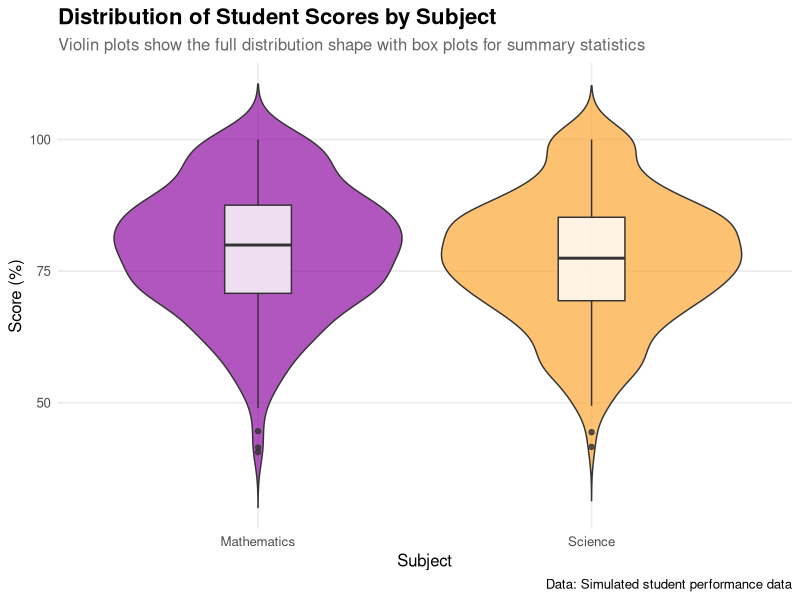
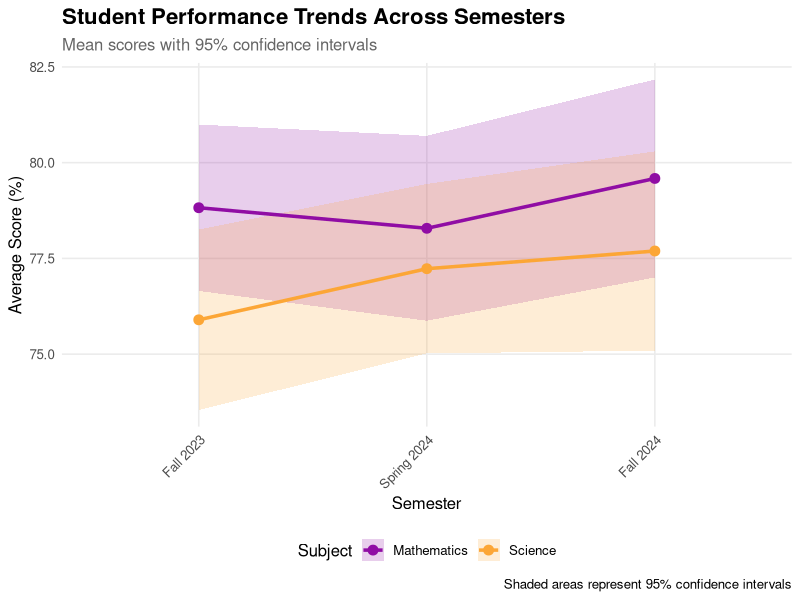
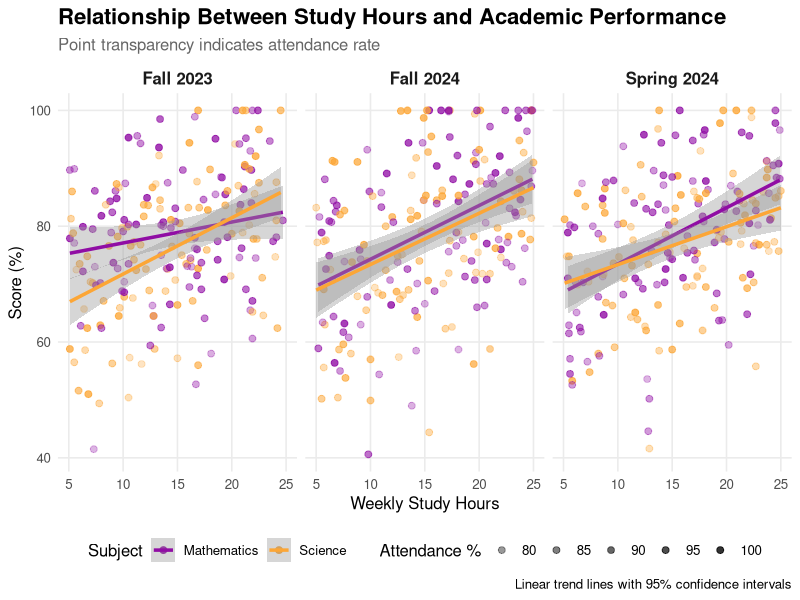
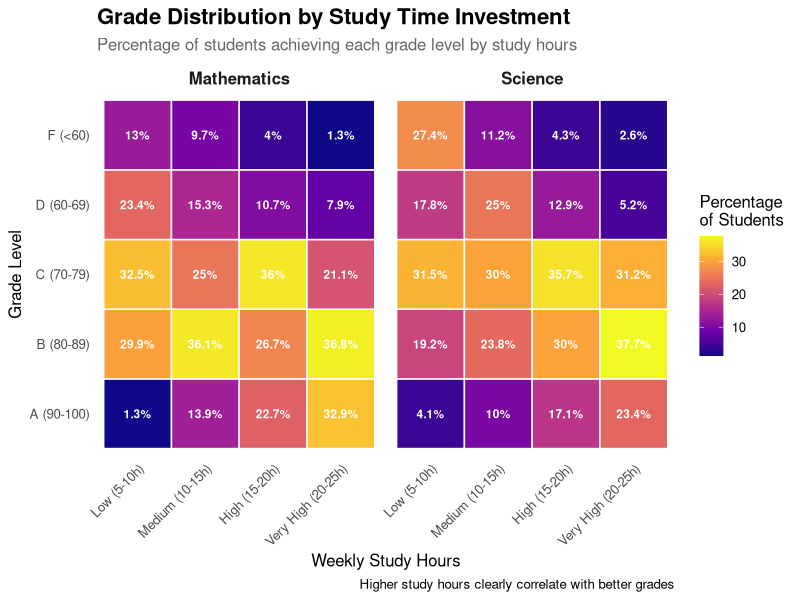

Reproduce these figures in R, in order.
## ---- chunk 1
#| message: false
#| warning: false

# Load the tidyverse (includes dplyr, ggplot2, tidyr, readr, and more)
library(tidyverse)
library(scales)

# Set a custom theme for our plots
theme_set(theme_minimal(base_size = 12))

# Create example dataset: Student performance across different subjects and semesters
set.seed(123)
student_data <- tibble(
  student_id = rep(1:100, each = 6),
  semester = rep(c("Fall 2023", "Spring 2024", "Fall 2024"), times = 200),
  subject = rep(c("Mathematics", "Science"), times = 300),
  score = round(rnorm(600, mean = 78, sd = 12), 1),
  study_hours = round(runif(600, min = 5, max = 25), 1),
  attendance = round(runif(600, min = 75, max = 100), 1)
) |>
  # Add some realistic constraints
  mutate(
    score = pmax(0, pmin(100, score)),
    # Students who study more tend to score higher
    score = score + (study_hours - mean(study_hours)) * 0.8,
    # Better attendance correlates with better scores
    score = score + (attendance - mean(attendance)) * 0.3,
    score = round(pmax(0, pmin(100, score)), 1)
  )

# Display the structure of our data
glimpse(student_data)
## ---- chunk 2
# Calculate summary statistics by subject and semester
summary_stats <- student_data |>
  group_by(subject, semester) |>
  summarise(
    n_students = n_distinct(student_id),
    avg_score = mean(score, na.rm = TRUE),
    median_score = median(score, na.rm = TRUE),
    sd_score = sd(score, na.rm = TRUE),
    avg_study_hours = mean(study_hours, na.rm = TRUE),
    avg_attendance = mean(attendance, na.rm = TRUE),
    .groups = "drop"
  ) |>
  arrange(subject, semester)

# Display the summary
summary_stats |>
  knitr::kable(digits = 2, caption = "Summary Statistics by Subject and Semester")
## ---- chunk 3
#| fig-width: 10
#| fig-height: 6

# Create a violin plot with box plots overlay
p1 <- student_data |>
  ggplot(aes(x = subject, y = score, fill = subject)) +
  geom_violin(alpha = 0.7, trim = FALSE) +
  geom_boxplot(width = 0.2, fill = "white", alpha = 0.8) +
  scale_fill_viridis_d(option = "plasma", begin = 0.3, end = 0.8) +
  labs(
    title = "Distribution of Student Scores by Subject",
    subtitle = "Violin plots show the full distribution shape with box plots for summary statistics",
    x = "Subject",
    y = "Score (%)",
    caption = "Data: Simulated student performance data"
  ) +
  theme(
    legend.position = "none",
    plot.title = element_text(size = 16, face = "bold"),
    plot.subtitle = element_text(size = 12, color = "grey40"),
    panel.grid.minor = element_blank()
  )

print(p1)
## ---- chunk 4
#| fig-width: 12
#| fig-height: 8

# Calculate means and confidence intervals for trend analysis
trend_data <- student_data |>
  group_by(subject, semester) |>
  summarise(
    mean_score = mean(score),
    se = sd(score) / sqrt(n()),
    ci_lower = mean_score - 1.96 * se,
    ci_upper = mean_score + 1.96 * se,
    .groups = "drop"
  ) |>
  mutate(semester = factor(semester, levels = c("Fall 2023", "Spring 2024", "Fall 2024")))

p2 <- trend_data |>
  ggplot(aes(x = semester, y = mean_score, color = subject, group = subject)) +
  geom_ribbon(aes(ymin = ci_lower, ymax = ci_upper, fill = subject), 
              alpha = 0.2, color = NA) +
  geom_line(size = 1.2) +
  geom_point(size = 3) +
  scale_color_viridis_d(option = "plasma", begin = 0.3, end = 0.8) +
  scale_fill_viridis_d(option = "plasma", begin = 0.3, end = 0.8) +
  labs(
    title = "Student Performance Trends Across Semesters",
    subtitle = "Mean scores with 95% confidence intervals",
    x = "Semester",
    y = "Average Score (%)",
    color = "Subject",
    fill = "Subject",
    caption = "Shaded areas represent 95% confidence intervals"
  ) +
  theme(
    plot.title = element_text(size = 16, face = "bold"),
    plot.subtitle = element_text(size = 12, color = "grey40"),
    legend.position = "bottom",
    panel.grid.minor = element_blank(),
    axis.text.x = element_text(angle = 45, hjust = 1)
  )

print(p2)
## ---- chunk 5
#| fig-width: 12
#| fig-height: 8

# Create a sophisticated scatter plot with trend lines
p3 <- student_data |>
  ggplot(aes(x = study_hours, y = score)) +
  geom_point(aes(color = subject, alpha = attendance), size = 2) +
  geom_smooth(aes(color = subject), method = "lm", se = TRUE, size = 1.2) +
  scale_color_viridis_d(option = "plasma", begin = 0.3, end = 0.8) +
  scale_alpha_continuous(range = c(0.3, 0.8), name = "Attendance %") +
  labs(
    title = "Relationship Between Study Hours and Academic Performance",
    subtitle = "Point transparency indicates attendance rate",
    x = "Weekly Study Hours",
    y = "Score (%)",
    color = "Subject",
    caption = "Linear trend lines with 95% confidence intervals"
  ) +
  facet_wrap(~semester, ncol = 3) +
  theme(
    plot.title = element_text(size = 16, face = "bold"),
    plot.subtitle = element_text(size = 12, color = "grey40"),
    legend.position = "bottom",
    panel.grid.minor = element_blank(),
    strip.text = element_text(size = 12, face = "bold")
  )

print(p3)
## ---- chunk 6
#| fig-width: 10
#| fig-height: 6

# Create performance bins and calculate percentages
heatmap_data <- student_data |>
  mutate(
    study_bins = cut(study_hours, 
                     breaks = c(0, 10, 15, 20, 25),
                     labels = c("Low (5-10h)", "Medium (10-15h)", 
                               "High (15-20h)", "Very High (20-25h)"),
                     include.lowest = TRUE),
    score_grade = case_when(
      score >= 90 ~ "A (90-100)",
      score >= 80 ~ "B (80-89)",
      score >= 70 ~ "C (70-79)",
      score >= 60 ~ "D (60-69)",
      TRUE ~ "F (<60)"
    )
  ) |>
  count(study_bins, score_grade, subject) |>
  group_by(study_bins, subject) |>
  mutate(percentage = n / sum(n) * 100) |>
  ungroup()

p4 <- heatmap_data |>
  ggplot(aes(x = study_bins, y = score_grade, fill = percentage)) +
  geom_tile(color = "white", size = 0.5) +
  geom_text(aes(label = paste0(round(percentage, 1), "%")), 
            color = "white", fontface = "bold", size = 3) +
  scale_fill_viridis_c(option = "plasma", name = "Percentage\nof Students") +
  labs(
    title = "Grade Distribution by Study Time Investment",
    subtitle = "Percentage of students achieving each grade level by study hours",
    x = "Weekly Study Hours",
    y = "Grade Level",
    caption = "Higher study hours clearly correlate with better grades"
  ) +
  facet_wrap(~subject) +
  theme(
    plot.title = element_text(size = 16, face = "bold"),
    plot.subtitle = element_text(size = 12, color = "grey40"),
    axis.text.x = element_text(angle = 45, hjust = 1),
    panel.grid = element_blank(),
    strip.text = element_text(size = 12, face = "bold")
  )

print(p4)
